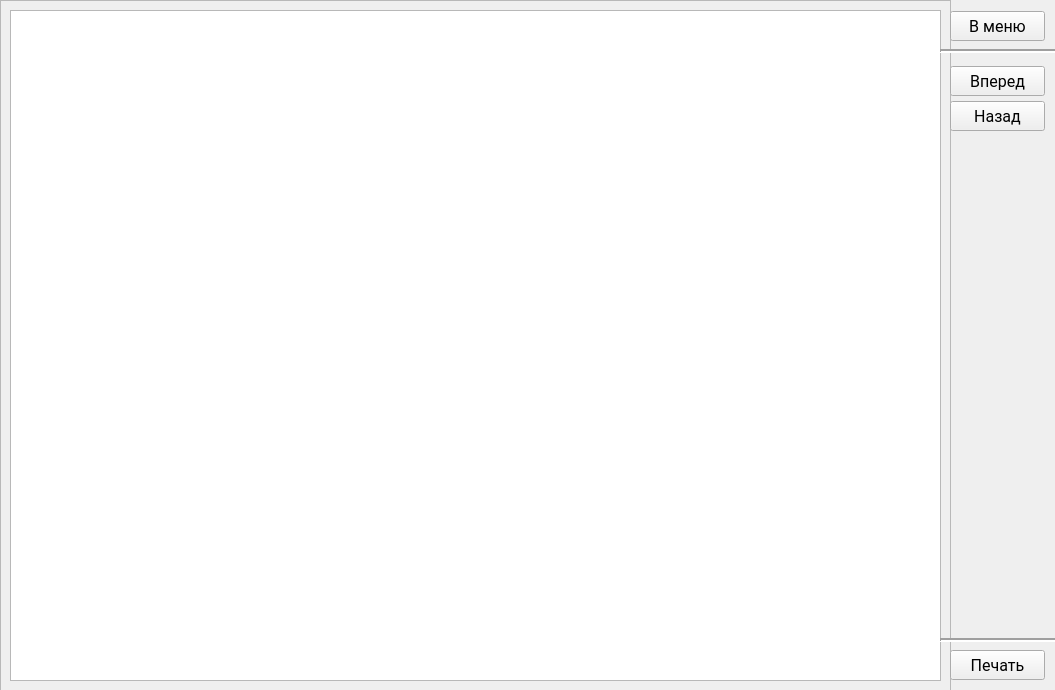
<?xml version="1.0" encoding="UTF-8"?>
<ui version="4.0">
 <class>MainWindow</class>
 <widget class="QMainWindow" name="MainWindow">
  <property name="geometry">
   <rect>
    <x>0</x>
    <y>0</y>
    <width>1055</width>
    <height>690</height>
   </rect>
  </property>
  <property name="minimumSize">
   <size>
    <width>1055</width>
    <height>690</height>
   </size>
  </property>
  <property name="maximumSize">
   <size>
    <width>1055</width>
    <height>690</height>
   </size>
  </property>
  <property name="windowTitle">
   <string>Закон Ома</string>
  </property>
  <widget class="QWidget" name="centralwidget">
   <widget class="QScrollArea" name="scrollArea">
    <property name="geometry">
     <rect>
      <x>0</x>
      <y>0</y>
      <width>951</width>
      <height>691</height>
     </rect>
    </property>
    <property name="widgetResizable">
     <bool>true</bool>
    </property>
    <widget class="QWidget" name="scrollAreaWidgetContents">
     <property name="geometry">
      <rect>
       <x>0</x>
       <y>0</y>
       <width>949</width>
       <height>689</height>
      </rect>
     </property>
     <layout class="QVBoxLayout" name="verticalLayout_2">
      <item>
       <widget class="QTextBrowser" name="textBrowser">
        <property name="html">
         <string>&lt;!DOCTYPE HTML PUBLIC &quot;-//W3C//DTD HTML 4.0//EN&quot; &quot;http://www.w3.org/TR/REC-html40/strict.dtd&quot;&gt;
&lt;html&gt;&lt;head&gt;&lt;meta name=&quot;qrichtext&quot; content=&quot;1&quot; /&gt;&lt;style type=&quot;text/css&quot;&gt;
p, li { white-space: pre-wrap; }
&lt;/style&gt;&lt;/head&gt;&lt;body style=&quot; font-family:'MS Shell Dlg 2'; font-size:7.8pt; font-weight:400; font-style:normal;&quot;&gt;
&lt;p style=&quot;-qt-paragraph-type:empty; margin-top:0px; margin-bottom:0px; margin-left:0px; margin-right:0px; -qt-block-indent:0; text-indent:0px; font-size:8pt;&quot;&gt;&lt;br /&gt;&lt;/p&gt;&lt;/body&gt;&lt;/html&gt;</string>
        </property>
       </widget>
      </item>
     </layout>
    </widget>
   </widget>
   <widget class="QPushButton" name="buttonForward">
    <property name="geometry">
     <rect>
      <x>950</x>
      <y>66</y>
      <width>95</width>
      <height>30</height>
     </rect>
    </property>
    <property name="font">
     <font>
      <family>Roboto</family>
      <pointsize>12</pointsize>
     </font>
    </property>
    <property name="text">
     <string>Вперед</string>
    </property>
   </widget>
   <widget class="QPushButton" name="buttonMain">
    <property name="geometry">
     <rect>
      <x>950</x>
      <y>11</y>
      <width>95</width>
      <height>30</height>
     </rect>
    </property>
    <property name="font">
     <font>
      <family>Roboto</family>
      <pointsize>12</pointsize>
     </font>
    </property>
    <property name="text">
     <string>В меню</string>
    </property>
   </widget>
   <widget class="QPushButton" name="buttonBack">
    <property name="geometry">
     <rect>
      <x>950</x>
      <y>101</y>
      <width>95</width>
      <height>30</height>
     </rect>
    </property>
    <property name="font">
     <font>
      <family>Roboto</family>
      <pointsize>12</pointsize>
     </font>
    </property>
    <property name="text">
     <string>Назад</string>
    </property>
   </widget>
   <widget class="Line" name="line">
    <property name="geometry">
     <rect>
      <x>940</x>
      <y>41</y>
      <width>120</width>
      <height>20</height>
     </rect>
    </property>
    <property name="frameShadow">
     <enum>QFrame::Sunken</enum>
    </property>
    <property name="lineWidth">
     <number>2</number>
    </property>
    <property name="orientation">
     <enum>Qt::Horizontal</enum>
    </property>
   </widget>
   <widget class="QPushButton" name="buttonPrint">
    <property name="geometry">
     <rect>
      <x>950</x>
      <y>650</y>
      <width>95</width>
      <height>30</height>
     </rect>
    </property>
    <property name="font">
     <font>
      <family>Roboto</family>
      <pointsize>12</pointsize>
     </font>
    </property>
    <property name="text">
     <string>Печать</string>
    </property>
   </widget>
   <widget class="Line" name="line_2">
    <property name="geometry">
     <rect>
      <x>940</x>
      <y>630</y>
      <width>120</width>
      <height>20</height>
     </rect>
    </property>
    <property name="frameShadow">
     <enum>QFrame::Sunken</enum>
    </property>
    <property name="lineWidth">
     <number>2</number>
    </property>
    <property name="orientation">
     <enum>Qt::Horizontal</enum>
    </property>
   </widget>
   <zorder>scrollArea</zorder>
   <zorder>buttonForward</zorder>
   <zorder>buttonMain</zorder>
   <zorder>buttonBack</zorder>
   <zorder>buttonPrint</zorder>
   <zorder>line</zorder>
   <zorder>line_2</zorder>
  </widget>
 </widget>
 <resources/>
 <connections/>
</ui>
